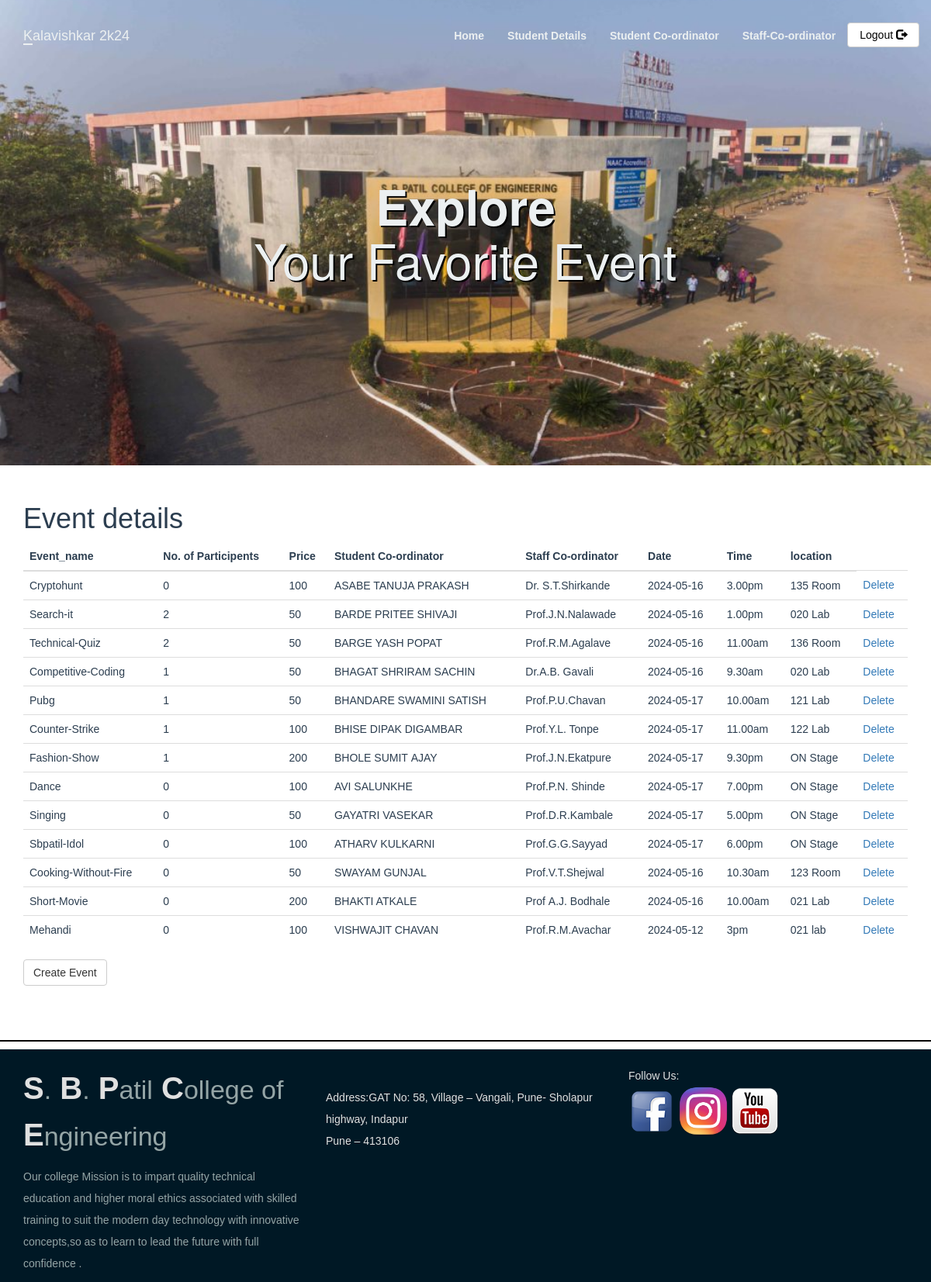
/adminPage.php, run on the app's committed database.
### tables this page shows
CREATE TABLE `staff_coordinator` (
  `stid` int(11) NOT NULL,
  `name` varchar(100) NOT NULL,
  `phone` varchar(10) DEFAULT NULL,
  `event_id` int(11) DEFAULT NULL
);

CREATE TABLE `events` (
  `event_id` int(11) NOT NULL,
  `event_title` varchar(50) NOT NULL,
  `event_price` int(11) DEFAULT NULL,
  `participents` int(100) DEFAULT 0,
  `img_link` text DEFAULT NULL,
  `type_id` int(11) DEFAULT NULL
);

CREATE TABLE `student_coordinator` (
  `sid` int(11) NOT NULL,
  `st_name` varchar(100) NOT NULL,
  `phone` varchar(10) DEFAULT NULL,
  `event_id` int(11) DEFAULT NULL
);

CREATE TABLE `event_info` (
  `event_id` int(10) NOT NULL,
  `Date` date DEFAULT NULL,
  `time` varchar(20) NOT NULL,
  `location` varchar(300) NOT NULL
);

### adminPage.php (the view, shortened to what this page needs)
<?php
include_once 'classes/db1.php';
$result = mysqli_query($conn,"SELECT * FROM staff_coordinator s ,event_info ef ,student_coordinator st,events e where e.event_id= ef.event_id and e.event_id= s.event_id and e.event_id= st.event_id");
?>
<!DOCTYPE html>
<html>
<head>
</head>
    <body>
<?php include 'utils/adminHeader.php'?>
        <div class = "content">
            <div class = "container">
            <h1>Event details</h1>
            <?php
if (mysqli_num_rows($result) > 0) {
?>
                <table class="table table-hover" >
                    <thead>
                        <tr>
                            <th>Event_name</th>
                            <th>No. of Participents</th>
                            <th>Price</th>
                            <th>Student Co-ordinator</th>
                            <th>Staff Co-ordinator</th>
                            <th>Date</th>
                            <th>Time</th>
                            <th>location </th>
                        </tr>
                    </thead>
                    <tbody>
                        <?php
                     while($row = mysqli_fetch_array($result)){
                            echo '<tr>';
                             echo '<td>' . $row['event_title'] . '</td>';
                            echo '<td>' . $row['participents'] . '</td>';
                            echo '<td>' . $row['event_price'] . '</td>';
                            echo '<td>' . $row['st_name'] . '</td>';
                            echo '<td>' . $row['name'] . '</td>';
                            echo '<td>'.$row['Date'].'</td>';
                            echo '<td>'.$row['time'].'</td>';
                            echo '<td>'.$row['location'].'</td>';
                            echo '<td>'
                            .'<a class="delete" href="deleteEvent.php?id='.$row['event_id'].'">Delete</a> '
                            .'</td>';
                            echo '</tr>';
                        }
                        ?>
                    </tbody>
                </table>
<?php
}
?>
                <a class="btn btn-default" href = "createEventForm.php">Create Event</a>
            </div>
        </div>
        <?php require 'utils/footer.php'; ?>
    </body>
</html>

### css/style.css (style rules this page uses)
body { overflow-x: hidden; }
.content { font-family: Arial, Helvetica, sans-serif; color: #2C3E50; }

### data on the page
staff_coordinator: event.event_title "Cryptohunt", event.participents "0", event.event_price "100", student_coordinator.st_name "ASABE TANUJA PRAKASH", name "Dr. S.T.Shirkande", event_info.Date "2024-05-16", event_info.time "3.00pm", event_info.location "135 Room"
staff_coordinator: event.event_title "Search-it", event.participents "2", event.event_price "50", student_coordinator.st_name "BARDE PRITEE SHIVAJI", name "Prof.J.N.Nalawade", event_info.Date "2024-05-16", event_info.time "1.00pm", event_info.location "020 Lab"
staff_coordinator: event.event_title "Technical-Quiz", event.participents "2", event.event_price "50", student_coordinator.st_name "BARGE YASH POPAT", name "Prof.R.M.Agalave", event_info.Date "2024-05-16", event_info.time "11.00am", event_info.location "136 Room"
staff_coordinator: event.event_title "Competitive-Coding", event.participents "1", event.event_price "50", student_coordinator.st_name "BHAGAT SHRIRAM SACHIN", name "Dr.A.B. Gavali", event_info.Date "2024-05-16", event_info.time "9.30am", event_info.location "020 Lab"
staff_coordinator: event.event_title "Pubg", event.participents "1", event.event_price "50", student_coordinator.st_name "BHANDARE SWAMINI SATISH", name "Prof.P.U.Chavan", event_info.Date "2024-05-17", event_info.time "10.00am", event_info.location "121 Lab"
staff_coordinator: event.event_title "Counter-Strike", event.participents "1", event.event_price "100", student_coordinator.st_name "BHISE DIPAK DIGAMBAR", name "Prof.Y.L. Tonpe", event_info.Date "2024-05-17", event_info.time "11.00am", event_info.location "122 Lab"
staff_coordinator: event.event_title "Fashion-Show", event.participents "1", event.event_price "200", student_coordinator.st_name "BHOLE SUMIT AJAY", name "Prof.J.N.Ekatpure", event_info.Date "2024-05-17", event_info.time "9.30pm", event_info.location "ON Stage"
staff_coordinator: event.event_title "Dance", event.participents "0", event.event_price "100", student_coordinator.st_name "AVI SALUNKHE", name "Prof.P.N. Shinde", event_info.Date "2024-05-17", event_info.time "7.00pm", event_info.location "ON Stage"
staff_coordinator: event.event_title "Singing", event.participents "0", event.event_price "50", student_coordinator.st_name "GAYATRI VASEKAR", name "Prof.D.R.Kambale", event_info.Date "2024-05-17", event_info.time "5.00pm", event_info.location "ON Stage"
staff_coordinator: event.event_title "Sbpatil-Idol", event.participents "0", event.event_price "100", student_coordinator.st_name "ATHARV KULKARNI", name "Prof.G.G.Sayyad", event_info.Date "2024-05-17", event_info.time "6.00pm", event_info.location "ON Stage"
staff_coordinator: event.event_title "Cooking-Without-Fire", event.participents "0", event.event_price "50", student_coordinator.st_name "SWAYAM GUNJAL", name "Prof.V.T.Shejwal", event_info.Date "2024-05-16", event_info.time "10.30am", event_info.location "123 Room"
staff_coordinator: event.event_title "Short-Movie", event.participents "0", event.event_price "200", student_coordinator.st_name "BHAKTI ATKALE", name "Prof A.J. Bodhale", event_info.Date "2024-05-16", event_info.time "10.00am", event_info.location "021 Lab"
staff_coordinator: event.event_title "Mehandi", event.participents "0", event.event_price "100", student_coordinator.st_name "VISHWAJIT CHAVAN", name "Prof.R.M.Avachar", event_info.Date "2024-05-12", event_info.time "3pm", event_info.location "021 lab"
